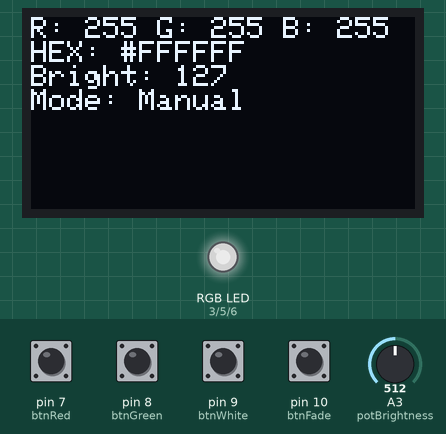
A sketch run on a simulated Arduino Uno, built with avr-gcc and run on an emulated ATmega328P. On the bench: 128×64 one-colour display, an RGB LED mixed from three pins (HIGH = lit). The inputs (shaded band) are chosen by the test bench; at power-on: pin 7 (btnRed), pin 8 (btnGreen), pin 9 (btnWhite), pin 10 (btnFade) HIGH, A3 (potBrightness) = 512. Dim RGB values are drawn brighter than linear; EEPROM starts erased.

Above: at 1.9 s.
2.0 s: pin 9 (btnWhite) pulled LOW for 1.55 s
At 3.4 s:
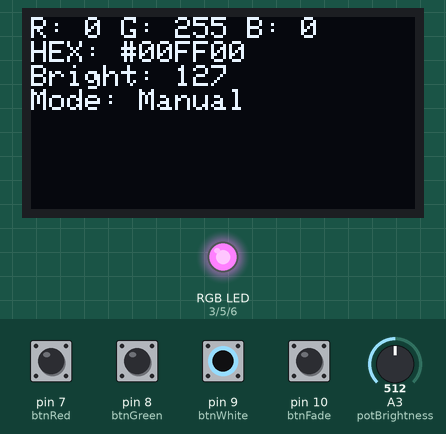
6.0 s: A3 (potBrightness) set to 306
At 8.9 s:
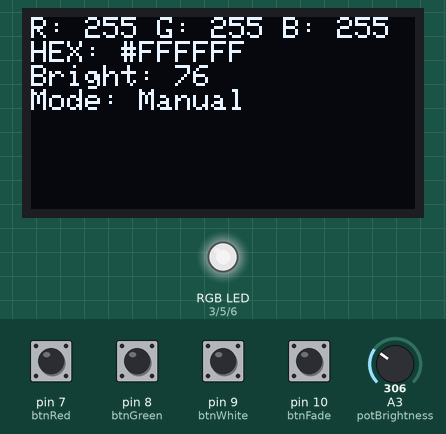
9.9 s: A3 (potBrightness) set to 122
At 13.1 s:
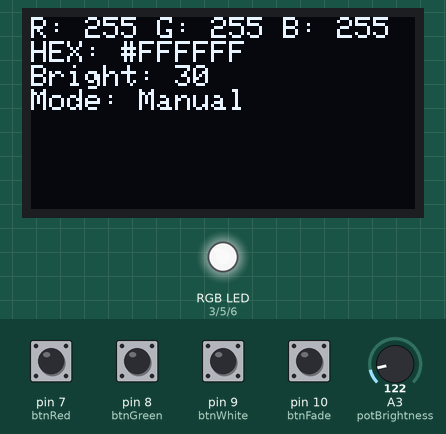
13.7 s: pin 9 (btnWhite) pulled LOW for 1.55 s
At 15.4 s:
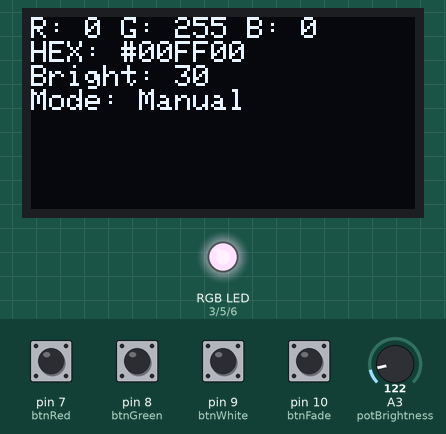
17.2 s: A3 (potBrightness) set to 900
At 20.7 s:
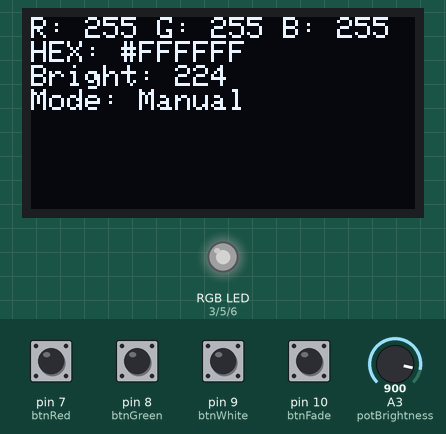
21.0 s: pin 9 (btnWhite) pulled LOW for 1.55 s
At 22.2 s:
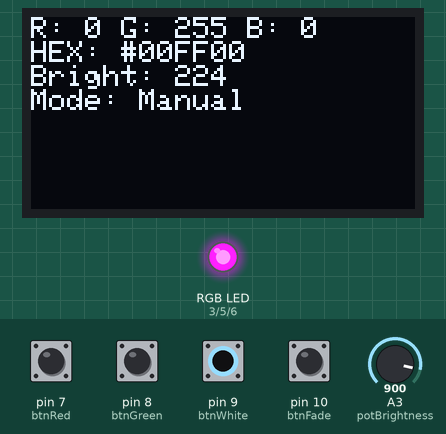
Timing chart, 0 to 24.6 s (numbered marks = the images above; inputs shaded):
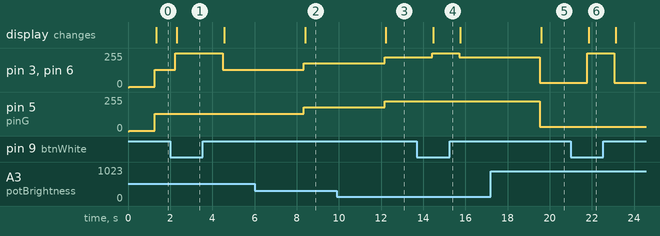

Measured:
- after the input at 2.0 s, pin 3 (pinR), pin 6 (pinB): 128/255 → 255/255 after 0.25 s, → 128/255 2.3 s later; the display: changes after 0.31 s (image 1)
- after the input at 6.0 s, pin 3 (pinR), pin 5 (pinG), pin 6 (pinB): 128/255 → 179/255 after 2.3 s; the display: changes after 2.4 s (image 2)
- after the input at 9.9 s, pin 3 (pinR), pin 5 (pinG), pin 6 (pinB): 179/255 → 225/255 after 2.3 s; the display: changes after 2.3 s (image 3)
- after the input at 13.7 s, pin 3 (pinR), pin 6 (pinB): 225/255 → 255/255 after 0.72 s, → 225/255 1.3 s later; the display: changes after 0.78 s (image 4)
- after the input at 17.2 s, pin 3 (pinR), pin 5 (pinG), pin 6 (pinB): 225/255 → 32/255 after 2.3 s; the display: changes after 2.4 s (image 5)
- after the input at 21.0 s, pin 3 (pinR), pin 6 (pinB): 32/255 → 255/255 after 0.79 s, → 32/255 1.3 s later; the display: changes after 0.85 s (image 6)

The sketch:

sketch.ino
```cpp
#include <Wire.h>
#include <EEPROM.h>
#include <Adafruit_GFX.h>
#include <Adafruit_SSD1306.h>

#define SCREEN_WIDTH 128
#define SCREEN_HEIGHT 64
Adafruit_SSD1306 display(SCREEN_WIDTH, SCREEN_HEIGHT, &Wire, -1);

// RGB LED Pins (PWM)
const int pinR = 3;
const int pinG = 5;
const int pinB = 6;

// Potentiometers
const int potR = A0;
const int potG = A1;
const int potB = A2;
const int potBrightness = A3; // Brightness control

// Buttons
const int btnRed = 7;
const int btnGreen = 8;
const int btnWhite = 9;
const int btnFade = 10;

// States
bool fadeMode = false;
int fadeHue = 0;
unsigned long lastFadeTime = 0;

int rVal = 0, gVal = 0, bVal = 0;
int brightness = 255;

void setup() {
  pinMode(pinR, OUTPUT);
  pinMode(pinG, OUTPUT);
  pinMode(pinB, OUTPUT);

  pinMode(btnRed, INPUT);
  pinMode(btnGreen, INPUT);
  pinMode(btnWhite, INPUT);
  pinMode(btnFade, INPUT);

  display.begin(SSD1306_SWITCHCAPVCC, 0x3C);
  display.clearDisplay();
  display.display();

  // Load last color from EEPROM
  rVal = EEPROM.read(0);
  gVal = EEPROM.read(1);
  bVal = EEPROM.read(2);

  brightness = 255;
  applyColor(rVal, gVal, bVal, brightness);
}

void loop() {
  // Read brightness level
  brightness = map(analogRead(potBrightness), 0, 1023, 0, 255);

  // Toggle Fade Mode
  if (digitalRead(btnFade) == HIGH) {
    fadeMode = !fadeMode;
    delay(300);  // debounce
  }

  if (fadeMode) {
    if (millis() - lastFadeTime >= 30) {
      float rf, gf, bf;
      hsvToRGB(fadeHue / 255.0, rf, gf, bf);
      rVal = (int)(rf * 255);
      gVal = (int)(gf * 255);
      bVal = (int)(bf * 255);
      fadeHue = (fadeHue + 1) % 256;
      lastFadeTime = millis();
    }
  } else {
    rVal = map(analogRead(potR), 0, 1023, 0, 255);
    gVal = map(analogRead(potG), 0, 1023, 0, 255);
    bVal = map(analogRead(potB), 0, 1023, 0, 255);
  }

  // Preset Buttons
  if (digitalRead(btnRed) == HIGH) {
    rVal = 255; gVal = 0; bVal = 0;
    saveColor(rVal, gVal, bVal);
    fadeMode = false;
    delay(300);
  }
  if (digitalRead(btnGreen) == HIGH) {
    rVal = 0; gVal = 255; bVal = 0;
    saveColor(rVal, gVal, bVal);
    fadeMode = false;
    delay(300);
  }
  if (digitalRead(btnWhite) == HIGH) {
    rVal = 255; gVal = 255; bVal = 255;
    saveColor(rVal, gVal, bVal);
    fadeMode = false;
    delay(300);
  }

  applyColor(rVal, gVal, bVal, brightness);
  showOLED(rVal, gVal, bVal, brightness, fadeMode);
}

// ===== Helper Functions =====

void applyColor(int r, int g, int b, int brightness) {
  int rOut = (r * brightness) / 255;
  int gOut = (g * brightness) / 255;
  int bOut = (b * brightness) / 255;

  analogWrite(pinR, 255 - rOut);  // Invert for common anode
  analogWrite(pinG, 255 - gOut);
  analogWrite(pinB, 255 - bOut);
}

void saveColor(int r, int g, int b) {
  EEPROM.update(0, r);
  EEPROM.update(1, g);
  EEPROM.update(2, b);
}

void hsvToRGB(float h, float &r, float &g, float &b) {
  int i = int(h * 6);
  float f = h * 6 - i;
  float q = 1 - f;
  float t = f;

  switch (i % 6) {
    case 0: r = 1; g = t; b = 0; break;
    case 1: r = q; g = 1; b = 0; break;
    case 2: r = 0; g = 1; b = t; break;
    case 3: r = 0; g = q; b = 1; break;
    case 4: r = t; g = 0; b = 1; break;
    case 5: r = 1; g = 0; b = q; break;
  }
}

void showOLED(int r, int g, int b, int brightness, bool fade) {
  display.clearDisplay();
  display.setTextSize(1);
  display.setTextColor(SSD1306_WHITE);
  display.setCursor(0, 0);

  display.print("R: "); display.print(r);
  display.print(" G: "); display.print(g);
  display.print(" B: "); display.println(b);

  char hexColor[8];
  sprintf(hexColor, "#%02X%02X%02X", r, g, b);
  display.print("HEX: "); display.println(hexColor);

  display.print("Bright: "); display.println(brightness);
  display.print("Mode: "); display.println(fade ? "Auto-Fade" : "Manual");

  // Simulated Color Preview Bar
  bool darkColor = (r + g + b) < 120;
  for (int x = 0; x < SCREEN_WIDTH; x++) {
    for (int y = 50; y < 63; y++) {
      display.drawPixel(x, y, darkColor ? SSD1306_WHITE : SSD1306_BLACK);
    }
  }

  display.display();
}
```
